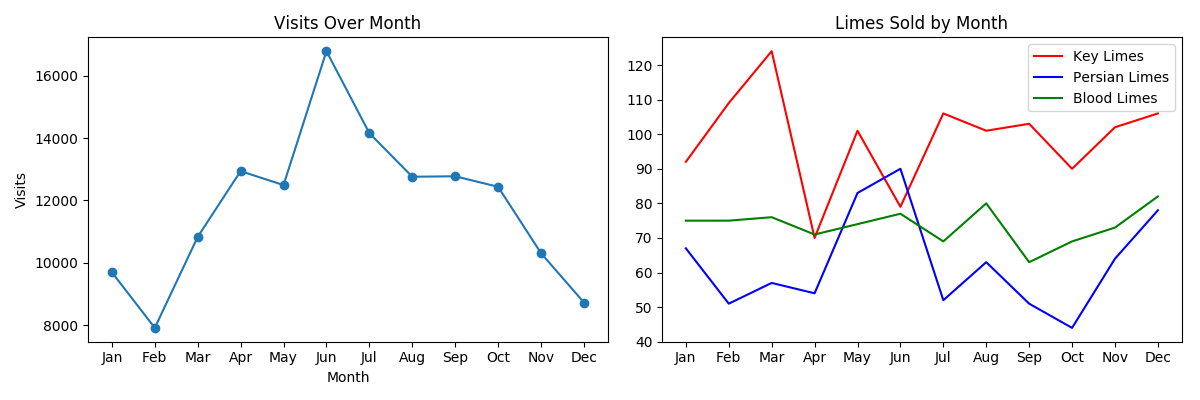

Write the Python code that produced this figure.
from matplotlib import pyplot as plt

months = ["Jan", "Feb", "Mar", "Apr", "May", "Jun", "Jul", "Aug", "Sep", "Oct", "Nov", "Dec"]

visits_per_month = [9695, 7909, 10831, 12942, 12495, 16794, 14161, 12762, 12777, 12439, 10309, 8724]

# numbers of limes of different species sold each month
key_limes_per_month = [92.0, 109.0, 124.0, 70.0, 101.0, 79.0, 106.0, 101.0, 103.0, 90.0, 102.0, 106.0]

persian_limes_per_month = [67.0, 51.0, 57.0, 54.0, 83.0, 90.0, 52.0, 63.0, 51.0, 44.0, 64.0, 78.0]

blood_limes_per_month = [75.0, 75.0, 76.0, 71.0, 74.0, 77.0, 69.0, 80.0, 63.0, 69.0, 73.0, 82.0]

#to big for my screen
#plt.figure(figsize=(12,8))

plt.figure(figsize=(12,4))
ax1 = plt.subplot(1,2,1)

x_values = range(len(months))
ax1.plot(x_values,visits_per_month,marker='o')
ax1.set_xlabel("Month")
ax1.set_ylabel("Visits")
ax1.set_xticks(x_values)
ax1.set_xticklabels(months)

ax2 = plt.subplot(1,2,2)
ax2.plot(x_values,key_limes_per_month,color='red')
ax2.plot(x_values,persian_limes_per_month,color='blue')
ax2.plot(x_values,blood_limes_per_month,color='green')
ax2.legend(["Key Limes","Persian Limes","Blood Limes"])
ax2.set_xticks(x_values)
ax2.set_xticklabels(months)

ax1.set_title("Visits Over Month")
ax2.set_title("Limes Sold by Month")

plt.tight_layout()

plt.savefig("sublime_graph.png")

plt.show()